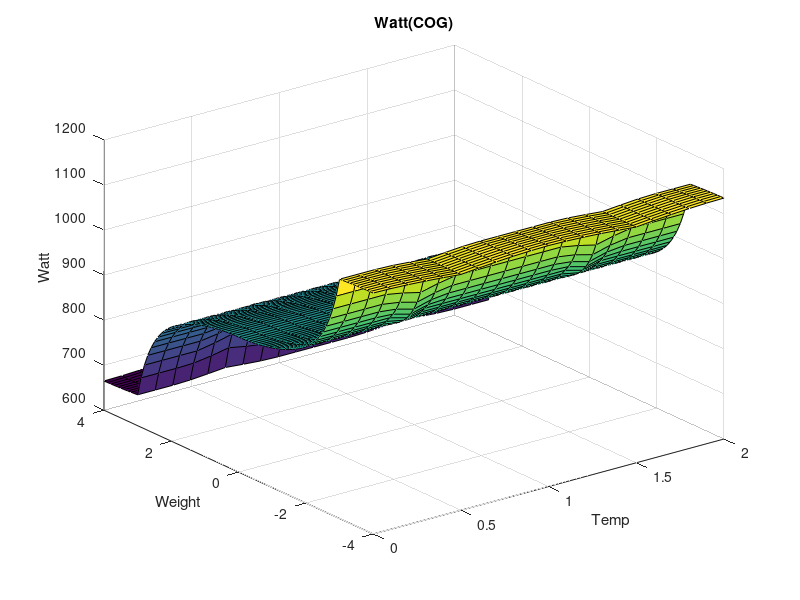
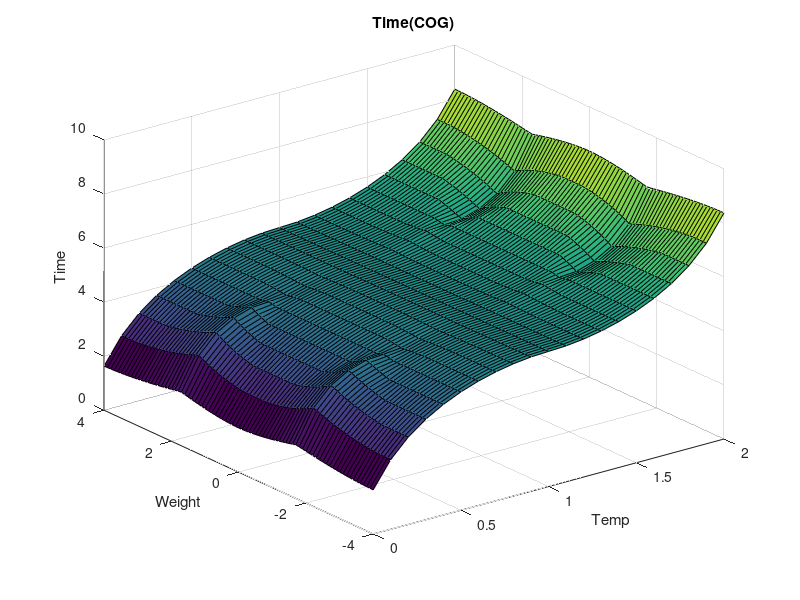
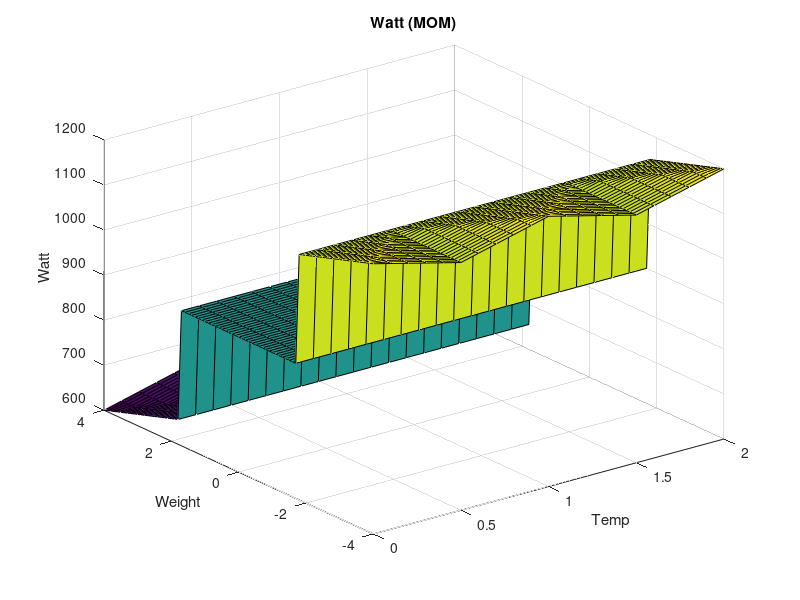

Recreate these plots in MATLAB, in order. (Note: a time limit stopped this script after it produced the figures.)
clear; clc;

%% --- Initialization ---
x   = -4:0.1:4;    % Temperature (°C)
y   = 0:0.1:2;     % Mass (kg)
w   = 600:5:1200;  % Power (Watt)
z   = 0:0.1:10;    % Duration (min)

nx  = length(x);
ny  = length(y);
nw  = length(w);
nz  = length(z);

%% --- Output Memberships (Power & Time) ---
[lowW, midW, highW] = deal(zeros(1, nw));
[shortZ, medZ, longZ] = deal(zeros(1, nz));

for i = 1:nw
    currW = w(i);
    lowW(i)  = max(0, (800 - currW)/200 * (currW >= 600 && currW <= 800));
    midW(i)  = max(0, ((currW - 600)/300 * (currW >= 600 && currW <= 900)) + ((1200 - currW)/300 * (currW > 900 && currW <= 1200)));
    highW(i) = max(0, (currW - 1000)/200 * (currW >= 1000 && currW <= 1200));
end

for j = 1:nz
    currZ = z(j);
    shortZ(j) = max(0, (5 - currZ)/5 * (currZ >= 0 && currZ <= 5));
    medZ(j)   = max(0, (currZ/5 * (currZ >= 0 && currZ <= 5)) + ((10 - currZ)/5 * (currZ > 5 && currZ <= 10)));
    longZ(j)  = max(0, (currZ - 5)/5 * (currZ >= 5 && currZ <= 10));
end

%% --- Input Memberships (x = Temp, y = Mass) ---
coldX = zeros(1, nx);
mildX = zeros(1, nx);
hotX  = zeros(1, nx);

for i = 1:nx
    valX = x(i);
    coldX(i) = (valX >= -4 && valX <= 0) * (-valX / 4);
    if valX >= -3 && valX <= 0
        mildX(i) = (valX + 3) / 3;
    elseif valX > 0 && valX <= 3
        mildX(i) = (3 - valX) / 3;
    else
        mildX(i) = 0;
    end
    hotX(i) = (valX >= 0 && valX <= 4) * (valX / 4);
end

lightY = zeros(1, ny);
medY   = zeros(1, ny);
heavyY = zeros(1, ny);

for j = 1:ny
    valY = y(j);
    lightY(j) = (valY >= 0 && valY <= 1) * (1 - valY);
    if valY >= 0 && valY <= 1
        medY(j) = valY;
    elseif valY > 1 && valY <= 2
        medY(j) = 2 - valY;
    else
        medY(j) = 0;
    end
    heavyY(j) = (valY >= 1 && valY <= 2) * (valY - 1);
end

%% --- Rule Activation ---
totalPairs = nx * ny;
[alphaLowW, alphaMedW, alphaHighW] = deal(zeros(1, totalPairs));
[alphaShortZ, alphaMedZ, alphaLongZ] = deal(zeros(1, totalPairs));

idx = 1;
for i = 1:nx
    for j = 1:ny
        r1 = min(coldX(i), heavyY(j));
        r4 = min(coldX(i), medY(j));
        r7 = min(coldX(i), lightY(j));
        alphaHighW(idx) = max([r1, r4, r7]);

        r2 = min(mildX(i), heavyY(j));
        r5 = min(mildX(i), medY(j));
        r8 = min(mildX(i), lightY(j));
        alphaMedW(idx) = max([r2, r5, r8]);

        r3 = min(hotX(i), heavyY(j));
        r6 = min(hotX(i), medY(j));
        r9 = min(hotX(i), lightY(j));
        alphaLowW(idx) = max([r3, r6, r9]);

        rz1 = min(coldX(i), heavyY(j));
        rz4 = min(mildX(i), heavyY(j));
        rz7 = min(hotX(i), heavyY(j));
        alphaLongZ(idx) = max([rz1, rz4, rz7]);

        rz2 = min(coldX(i), medY(j));
        rz5 = min(mildX(i), medY(j));
        rz8 = min(hotX(i), medY(j));
        alphaMedZ(idx) = max([rz2, rz5, rz8]);

        rz3 = min(coldX(i), lightY(j));
        rz6 = min(mildX(i), lightY(j));
        rz9 = min(hotX(i), lightY(j));
        alphaShortZ(idx) = max([rz3, rz6, rz9]);

        idx = idx + 1;
    end
end

%% --- Aggregation ---
clipLowW  = zeros(totalPairs, nw);
clipMedW  = zeros(totalPairs, nw);
clipHighW = zeros(totalPairs, nw);

clipShortZ = zeros(totalPairs, nz);
clipMedZ   = zeros(totalPairs, nz);
clipLongZ  = zeros(totalPairs, nz);

for i = 1:totalPairs
    for j = 1:nw
        clipLowW(i,j)  = min(lowW(j),  alphaLowW(i));
        clipMedW(i,j)  = min(midW(j),  alphaMedW(i));
        clipHighW(i,j) = min(highW(j), alphaHighW(i));
    end
    for j = 1:nz
        clipShortZ(i,j) = min(shortZ(j), alphaShortZ(i));
        clipMedZ(i,j)   = min(medZ(j),   alphaMedZ(i));
        clipLongZ(i,j)  = min(longZ(j),  alphaLongZ(i));
    end
end

aggW = max(max(clipLowW, clipMedW), clipHighW);
aggZ = max(max(clipShortZ, clipMedZ), clipLongZ);

%% --- Defuzzification + Plots ---
[xGrid, yGrid] = meshgrid(y, x);
[COG_W, COG_Z, MOM_W, MOM_Z, mMOM_W, mMOM_Z, CA_W, CA_Z] = deal(zeros(nx, ny));

idx = 1;
for i = 1:nx
    for j = 1:ny
        wp = aggW(idx,:);
        zp = aggZ(idx,:);

        COG_W(i,j) = sum(wp .* w) / (sum(wp) + eps);
        COG_Z(i,j) = sum(zp .* z) / (sum(zp) + eps);

        maxW = max(wp); maxZ = max(zp);
        MOM_W(i,j) = mean(w(abs(wp - maxW) < 1e-6));
        MOM_Z(i,j) = mean(z(abs(zp - maxZ) < 1e-6));

        iW = find(abs(wp - maxW) < 1e-6);
        iZ = find(abs(zp - maxZ) < 1e-6);
        mMOM_W(i,j) = (min(w(iW)) + max(w(iW))) / 2;
        mMOM_Z(i,j) = (min(z(iZ)) + max(z(iZ))) / 2;

        aW = [alphaLowW(idx), alphaMedW(idx), alphaHighW(idx)];
        aZ = [alphaShortZ(idx), alphaMedZ(idx), alphaLongZ(idx)];

        repW = [median(w(abs(wp - aW(1)) < 1e-6)), median(w(abs(wp - aW(2)) < 1e-6)), median(w(abs(wp - aW(3)) < 1e-6))];
        repZ = [median(z(abs(zp - aZ(1)) < 1e-6)), median(z(abs(zp - aZ(2)) < 1e-6)), median(z(abs(zp - aZ(3)) < 1e-6))];

        repW(isnan(repW)) = 0; repZ(isnan(repZ)) = 0;
        CA_W(i,j) = sum(aW .* repW) / (sum(aW) + eps);
        CA_Z(i,j) = sum(aZ .* repZ) / (sum(aZ) + eps);

        idx = idx + 1;
    end
end

figure; surf(xGrid, yGrid, COG_W); title('Watt(COG)'); xlabel('Temp'); ylabel('Weight'); zlabel('Watt');
figure; surf(xGrid, yGrid, COG_Z); title('Time(COG)');  xlabel('Temp'); ylabel('Weight'); zlabel('Time');

figure; surf(xGrid, yGrid, MOM_W); title('Watt (MOM)'); xlabel('Temp'); ylabel('Weight'); zlabel('Watt');
figure; surf(xGrid, yGrid, MOM_Z); title('Time (MOM)');  xlabel('Temp'); ylabel('Weight'); zlabel('Time');

figure; surf(xGrid, yGrid, mMOM_W); title('Watt (Modified MOM)'); xlabel('Temp'); ylabel('Weight'); zlabel('Watt');
figure; surf(xGrid, yGrid, mMOM_Z); title('Time (Modified MOM)'); xlabel('Temp'); ylabel('Weight'); zlabel('Time');

figure; surf(xGrid, yGrid, CA_W); title('Watt (CA)'); xlabel('Temp'); ylabel('Weight'); zlabel('Watt');
figure; surf(xGrid, yGrid, CA_Z); title('Time (CA)'); xlabel('Temp'); ylabel('Weight'); zlabel('Time');


%% --- 匯出結果為 Excel 表格 ---

% 建立 x-y 組合（x = 溫度，y = 重量）
x_label   = repmat(x', 1, ny);     % 溫度矩陣（橫軸）
y_label   = repmat(y, nx, 1);      % 重量矩陣（縱軸）

% 展平成向量
x_vec   = x_label(:);              % 所有溫度對應的值
y_vec   = y_label(:);              % 所有重量對應的值

% 找出 x 為整數，y 為 0.2 的倍數且 0 < y <= 2
isTarget = mod(x_vec, 1) == 0 & abs(mod(y_vec, 0.2)) < 1e-6 & y_vec > 0 & y_vec <= 2;
idx_all = find(isTarget);

% 篩選前 90 筆資料
idx = idx_all(1:min(90, numel(idx_all)));

% 取得唯一的溫度與重量值（作為欄與列）
intTemps = unique(x_vec(idx));
selMass  = unique(y_vec(idx));

% 輸出組合：檔名、結果向量、表格標題
outputs = {
    'COG_Time_Table.xlsx',     COG_Z(:),     'Time COG';
    'COG_Power_Table.xlsx',    COG_W(:),     'Power COG';
    'MOM_Time_Table.xlsx',     MOM_Z(:),     'Time MOM';
    'MOM_Power_Table.xlsx',    MOM_W(:),     'Power MOM';
    'ModifiedMOM_Time_Table.xlsx', mMOM_Z(:), 'Time Modified MOM';
    'ModifiedMOM_Power_Table.xlsx', mMOM_W(:), 'Power Modified MOM';
    'CA_Time_Table.xlsx',      CA_Z(:),      'Time CA';
    'CA_Power_Table.xlsx',     CA_W(:),      'Power CA'
};

for i = 1:size(outputs,1)
    filename   = outputs{i,1};     % 檔案名稱
    result     = outputs{i,2};     % 對應的數值結果（展平成向量）
    titleLabel = outputs{i,3};     % 標籤（未實際使用）

    % 初始化數值表格
    tableData = nan(numel(selMass), numel(intTemps));

    % 將選中索引對應資料填入表格
    for k = 1:length(idx)
        tval = x_vec(idx(k));
        wval = y_vec(idx(k));
        row = find(abs(selMass - wval) < 1e-6);
        col = find(abs(intTemps - tval) < 1e-6);
        tableData(row, col) = result(idx(k));
    end

    % 橫軸為溫度（欄位標題）
    colHeaders = arrayfun(@(x) sprintf('%g°C', x), intTemps, 'UniformOutput', false);
    % 縱軸為重量（列標題）
    rowHeaders = reshape(arrayfun(@(y) sprintf('%gkg', y), selMass, 'UniformOutput', false), [], 1);

    % 數值轉為三位小數字串格式
    formattedData = arrayfun(@(v) sprintf('%.3f', v), tableData, 'UniformOutput', false);

    % 整理為 cell array 格式
    headerRow  = [{' '}, reshape(colHeaders, 1, [])];
    dataRows   = [rowHeaders, reshape(formattedData, size(tableData))];
    outputCell = [headerRow; dataRows];

    % 寫入 Excel 檔案
    writecell(outputCell, filename);
end
